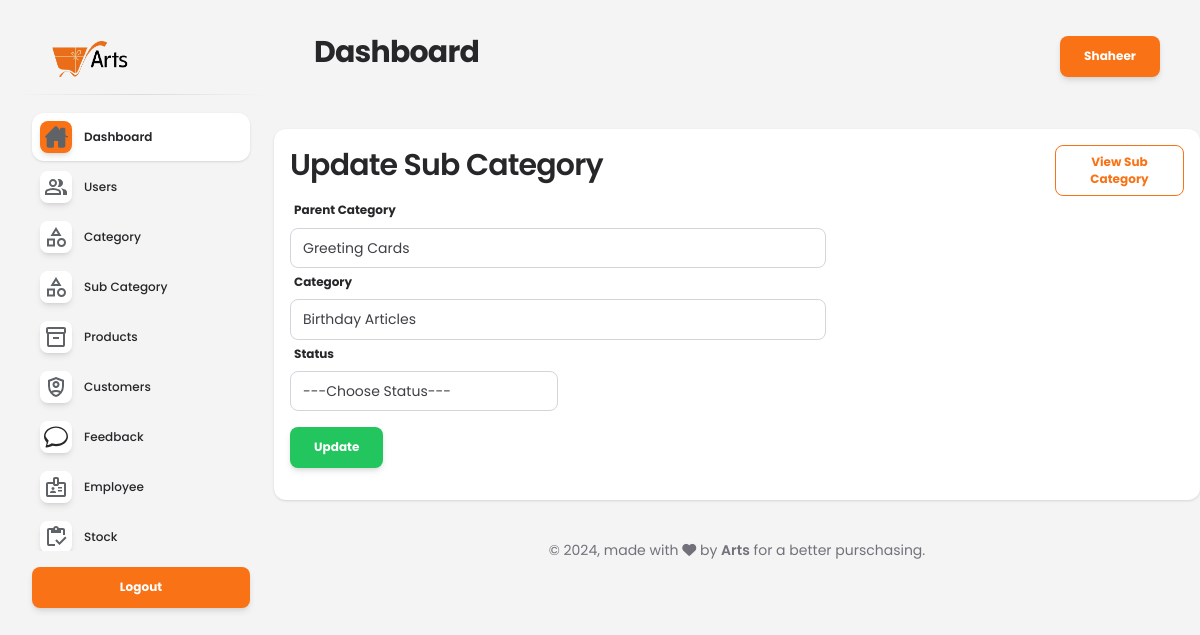
/admin/update_sub_cat.php?edit=2 (signed in), run on the app's committed database.
### tables this page shows
CREATE TABLE `add_sub_category` (
  `Id` int(11) NOT NULL,
  `Parent_Category` varchar(225) NOT NULL,
  `Category` varchar(50) NOT NULL,
  `Status` varchar(225) NOT NULL
);

### admin/update_sub_cat.php (the view, shortened to what this page needs)
<?php
include('header.php');
?>
<?php
if (isset($_GET['edit'])) {
    $edit_id = $_GET['edit'];
    $query = "SELECT * FROM add_sub_category WHERE id = $edit_id";
    $result = mysqli_query($conn, $query);
    $cat = mysqli_fetch_assoc($result);
?>
<div class="mb-4 mt-4">
  <div class="card card-body p-3">
        <div class="white_card card_height_100 mb_30">
                <div class="white_card_header">
                    <div class="row">
                        <div class="col-md-10 main-title">
                            <h3 class="font-weight-bold">Update Sub Category</h3>
                        </div>
                        <li class="col-md-2 nav-item d-flex align-items-center">
                        <a class="btn btn-outline-primary btn-sm mb-0 me-0" href="view_sub_cat.php">View Sub Category</a>
                        </li>
                        </div>
                    </div>
                </div>
                <div class="white_card_body">
                <form method="post">
                <div class="form-group mb-3">
                <label>Parent Category</label>
                <input type="text" class="form-control" name="parent_cat_name" value="<?php echo $cat['Parent_Category']; ?>" style="width:60%;">
                <label>Category</label>
                <input type="text" class="form-control" name="cat_name" value="<?php echo $cat['Category']; ?>" style="width:60%;">
                <label>Status</label>
                <select class="form-control" name="cat_status" style="width:30%;">
                    <option disabled selected>---Choose Status---</option>
                </select>
                </div>
                <button type="submit" name="update" class="btn btn-success">Update</button>
            </form>
            <?php } ?>
                </div>
        </div>
    </div>
<?php
include('footer.php')
?>

### data on the page
add_sub_category: parent_cat_name "Greeting Cards", cat_name "Birthday Articles"

### other printed values
$_SESSION['Admin_name'] "Shaheer"
